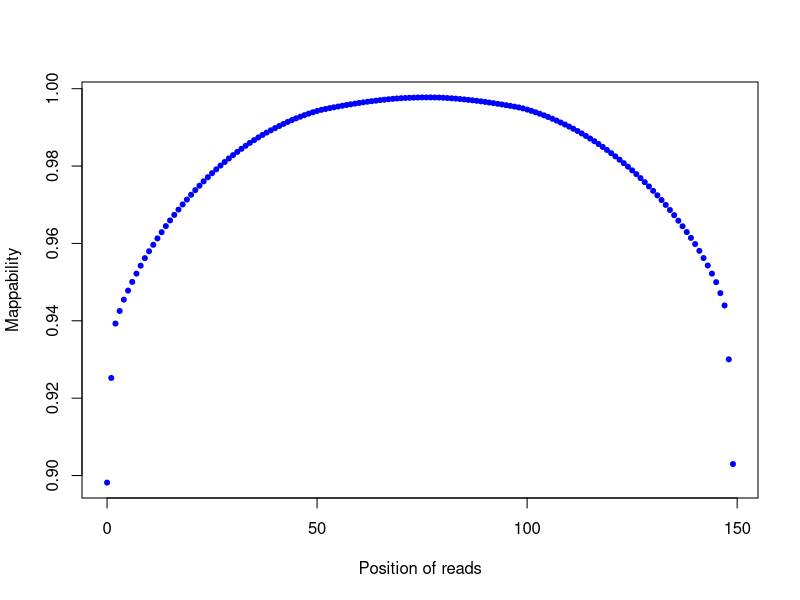

Generate this figure with R:
png("/rds/user/is460/hpc-work/muscle-rnaseq/ezbamqc/output/figs/srpk3_hom_ttnb_wt_1.clipping_profile.png",width=500,height=500,units="px")
read_pos=c(0,1,2,3,4,5,6,7,8,9,10,11,12,13,14,15,16,17,18,19,20,21,22,23,24,25,26,27,28,29,30,31,32,33,34,35,36,37,38,39,40,41,42,43,44,45,46,47,48,49,50,51,52,53,54,55,56,57,58,59,60,61,62,63,64,65,66,67,68,69,70,71,72,73,74,75,76,77,78,79,80,81,82,83,84,85,86,87,88,89,90,91,92,93,94,95,96,97,98,99,100,101,102,103,104,105,106,107,108,109,110,111,112,113,114,115,116,117,118,119,120,121,122,123,124,125,126,127,128,129,130,131,132,133,134,135,136,137,138,139,140,141,142,143,144,145,146,147,148,149)
count=c(3740506,2746642,2230542,2110725,2003446,1917457,1834670,1756155,1680581,1608902,1543642,1482102,1421248,1362701,1305003,1250842,1198089,1147889,1099052,1052644,1007358,963305,920995,879801,840365,801927,765728,730162,695892,662833,630746,600222,570707,542196,514630,488371,463215,439172,416600,394964,373962,353957,334254,315747,298002,281484,265945,250893,236542,223595,211312,201046,192646,184396,176619,168997,161685,154611,148036,141593,135262,129326,123726,118580,113690,108721,104177,100005,96429,93008,90412,88037,86211,84750,83501,82796,82629,82628,83162,84066,85660,88311,91021,94249,97837,101627,105991,110374,115027,120200,125538,131429,137361,143529,149903,156477,163169,170230,177657,186984,198095,210211,223816,237894,252918,268455,285283,302384,320852,339950,359756,380438,401827,424543,448545,473207,498597,525242,552738,581460,611912,642276,674119,706857,740387,775196,811326,848854,887851,927980,969954,1012541,1057565,1103698,1151811,1201349,1253554,1306221,1361235,1416735,1475167,1539335,1608230,1679106,1755911,1837115,1941089,2058466,2570086,3564375)
plot(read_pos,1-(count/36735300),pch=20,xlab="Position of reads",ylab="Mappability",col="blue")
dev.state=dev.off()
